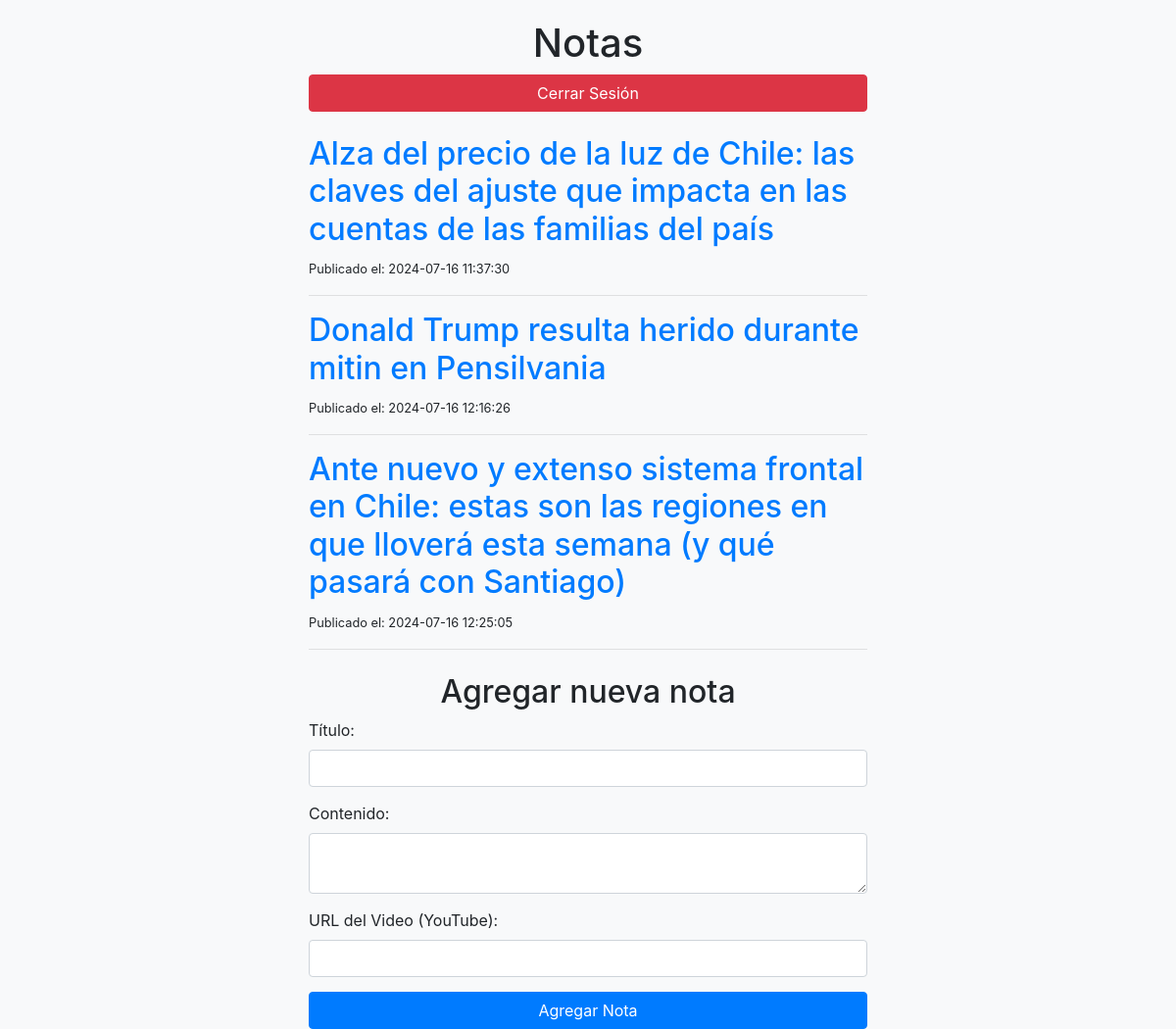
The app's page /index.php (signed in) with its own data.
### tables this page shows
CREATE TABLE `notas` (
  `id` int(11) NOT NULL,
  `titulo` varchar(255) NOT NULL,
  `contenido` text NOT NULL,
  `fecha` timestamp NOT NULL DEFAULT current_timestamp(),
  `video_url` varchar(255) DEFAULT NULL
);

### index.php (the view, shortened to what this page needs)
<?php
include 'db.php';
include 'header.php';
$sql = "SELECT id, titulo, contenido, fecha FROM notas";
$result = $conn->query($sql);
?>
    <h1 class="text-center">Notas</h1>
    <a href="logout.php" class="btn btn-danger btn-block mb-4">Cerrar Sesión</a>
    <?php
    if ($result->num_rows > 0) {
        while($row = $result->fetch_assoc()) {
            echo "<h2><a href='nota.php?id=" . $row["id"] . "'>" . $row["titulo"] . "</a></h2>";
            echo "<small>Publicado el: " . $row["fecha"] . "</small><hr>";
        }
    } else {
        echo "<p class='text-center'>No hay notas disponibles.</p>";
    }
    ?>
    <h2 class="text-center mt-4">Agregar nueva nota</h2>
    <form action="nota.php" method="post">
        <div class="form-group">
            <label for="titulo">Título:</label>
            <input type="text" class="form-control" id="titulo" name="titulo" required>
        </div>
        <div class="form-group">
            <label for="contenido">Contenido:</label>
            <textarea class="form-control" id="contenido" name="contenido" required></textarea>
        </div>
        <div class="form-group">
            <label for="video_url">URL del Video (YouTube):</label>
            <input type="text" class="form-control" id="video_url" name="video_url">
        </div>
        <button type="submit" class="btn btn-primary btn-block">Agregar Nota</button>
    </form>
<?php include 'footer.php'; ?>

### header.php (shortened to what this page needs)
<!DOCTYPE html>
<html lang="es">
<head>
    <link href="https://stackpath.bootstrapcdn.com/bootstrap/4.5.2/css/bootstrap.min.css" rel="stylesheet">
</head>
<body>
<div class="container">

### footer.php (shortened to what this page needs)
</div>
</body>
</html>

### header.php (style rules this page uses)
body { display: flex; justify-content: center; align-items: center; min-height: 100vh; background-color: #f8f9fa; margin: 0; }
.container { max-width: 600px; margin-top: 20px; }
.form-group { margin-bottom: 15px; }

### records on screen
notas: titulo "Alza del precio de la luz de Chile: las claves del ajuste que impacta en las cuentas de las familias del país", fecha "2024-07-16 11:37:30"
notas: titulo "Donald Trump resulta herido durante mitin en Pensilvania", fecha "2024-07-16 12:16:26"
notas: titulo "Ante nuevo y extenso sistema frontal en Chile: estas son las regiones en que lloverá esta semana (y qué pasará con Santiago)", fecha "2024-07-16 12:25:05"
